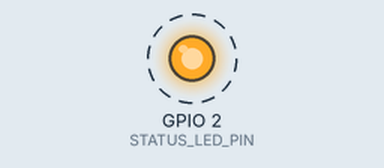
Recording of a sketch running on a simulated ESP32. Parts: output pins drawn as LEDs (lit = HIGH). Dashed ring = blinking. What the sketch prints to the serial monitor is not drawn.

Above: at 0.42 s.
Timing chart, 0 to 3.3 s (numbered marks = the images above):
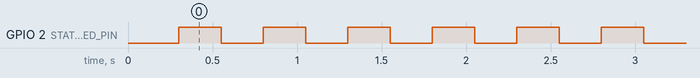

Measured:
- by itself, GPIO 2 (STATUS_LED_PIN): alternates HIGH for 0.25 s and LOW for 0.25 s

The sketch:

fadex_homebase_led_test.ino
```cpp
#include <Arduino.h>

// Simple LED blink test for the homebase ESP32 development board.


#ifndef LED_BUILTIN
constexpr int STATUS_LED_PIN = 2;
#else
constexpr int STATUS_LED_PIN = LED_BUILTIN;
#endif

constexpr unsigned long BLINK_ON_MS = 250;
constexpr unsigned long BLINK_OFF_MS = 250;

void setup() {
  Serial.begin(115200);
  delay(300);

  pinMode(STATUS_LED_PIN, OUTPUT);
  digitalWrite(STATUS_LED_PIN, LOW);

  Serial.println();
  Serial.println("FadeX homebase ESP32 LED test");
  Serial.print("Blinking LED on GPIO ");
  Serial.println(STATUS_LED_PIN);
}

void loop() {
  digitalWrite(STATUS_LED_PIN, HIGH);
  delay(BLINK_ON_MS);
  digitalWrite(STATUS_LED_PIN, LOW);
  delay(BLINK_OFF_MS);
}
```
